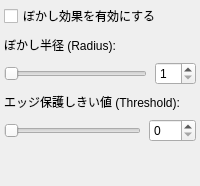
      <widget class="QWidget" name="pageBlur">
       <layout class="QVBoxLayout" name="layoutBlurSettings">
        <property name="spacing">
         <number>8</number>
        </property>
        <property name="leftMargin">
         <number>4</number>
        </property>
        <property name="topMargin">
         <number>4</number>
        </property>
        <property name="rightMargin">
         <number>4</number>
        </property>
        <property name="bottomMargin">
         <number>4</number>
        </property>
        <item>
         <widget class="QCheckBox" name="chkBlurEnable">
          <property name="text">
           <string>ぼかし効果を有効にする</string>
          </property>
         </widget>
        </item>
        <item>
         <widget class="QLabel" name="lblBlurRadius">
          <property name="text">
           <string>ぼかし半径 (Radius):</string>
          </property>
         </widget>
        </item>
        <item>
         <layout class="QHBoxLayout" name="layoutBlurRadius">
          <item>
           <widget class="QSlider" name="sliderBlurRadius">
            <property name="minimum">
             <number>1</number>
            </property>
            <property name="maximum">
             <number>50</number>
            </property>
            <property name="orientation">
             <enum>Qt::Orientation::Horizontal</enum>
            </property>
           </widget>
          </item>
          <item>
           <widget class="QSpinBox" name="spinBlurRadius">
            <property name="minimum">
             <number>1</number>
            </property>
            <property name="maximum">
             <number>50</number>
            </property>
           </widget>
          </item>
         </layout>
        </item>
        <item>
         <widget class="QLabel" name="lblBlurThreshold">
          <property name="text">
           <string>エッジ保護しきい値 (Threshold):</string>
          </property>
         </widget>
        </item>
        <item>
         <layout class="QHBoxLayout" name="layoutBlurThreshold">
          <item>
           <widget class="QSlider" name="sliderBlurThreshold">
            <property name="maximum">
             <number>255</number>
            </property>
            <property name="orientation">
             <enum>Qt::Orientation::Horizontal</enum>
            </property>
           </widget>
          </item>
          <item>
           <widget class="QSpinBox" name="spinBlurThreshold">
            <property name="maximum">
             <number>255</number>
            </property>
           </widget>
          </item>
         </layout>
        </item>
        <item>
         <spacer name="spacerBlur">
          <property name="orientation">
           <enum>Qt::Orientation::Vertical</enum>
          </property>
          <property name="sizeHint" stdset="0">
           <size>
            <width>20</width>
            <height>40</height>
           </size>
          </property>
         </spacer>
        </item>
       </layout>
      </widget>
